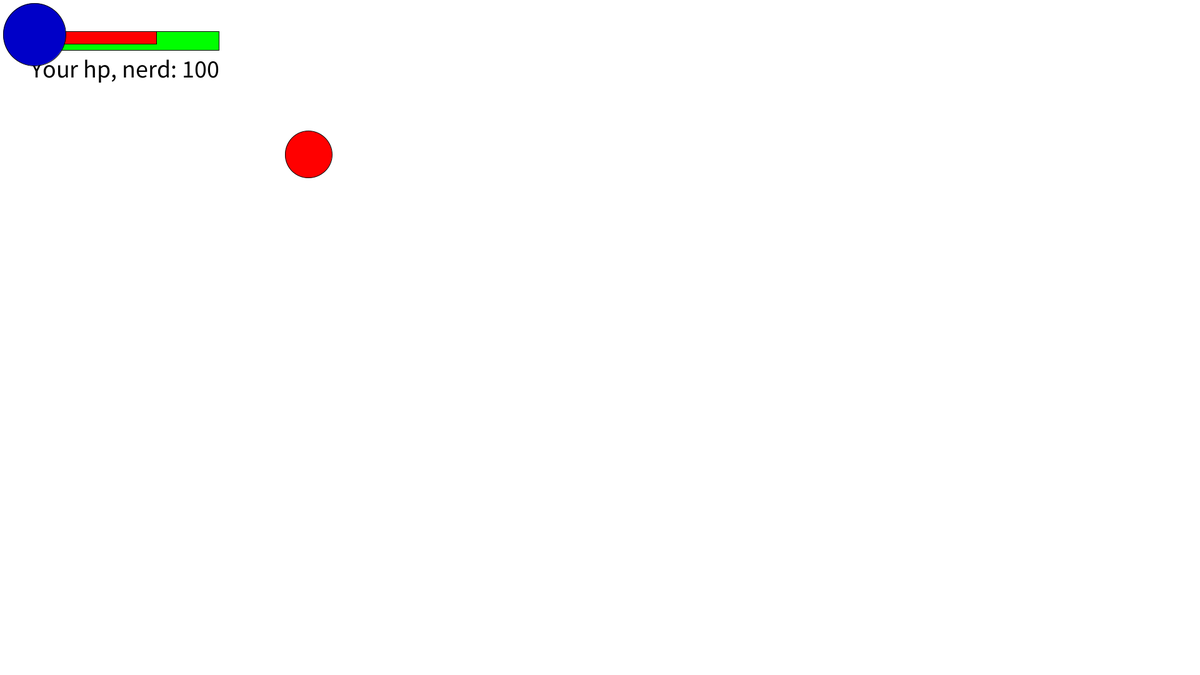
Frame 1 (no input)
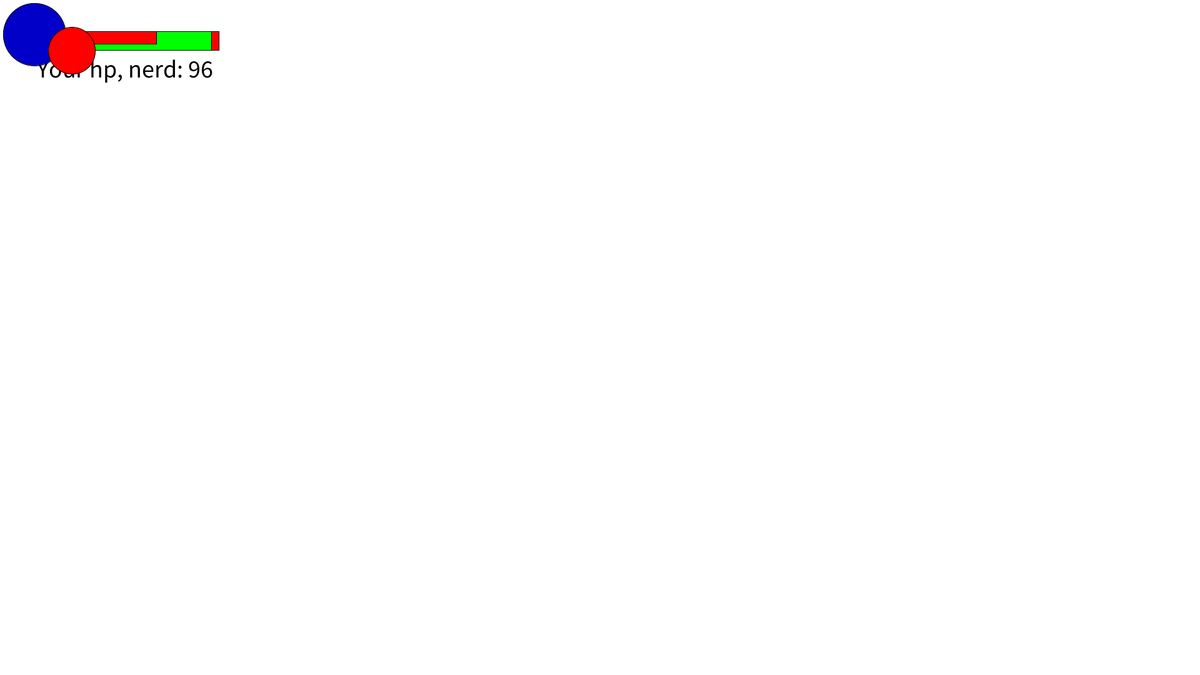
Frame 60 (the mouse pressed at the canvas centre just before this capture)
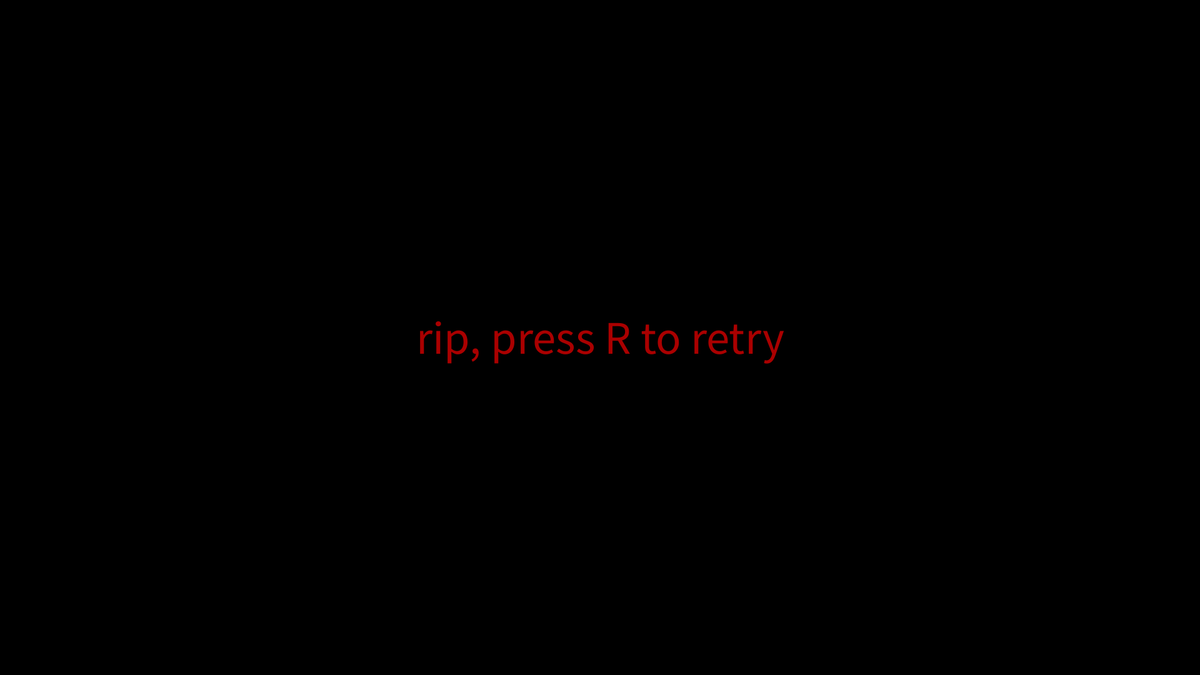
Frame 120 (the mouse held since frame 60 and released just before this capture)

The Processing sketch that drew these frames (run headless with seeded random() and noise(); from frame 60 on, the mouse is pressed at the canvas centre):

// Processing sketch: a
// ── a.pde
float playerX = 55;
float playerY = 55;
float playerR = 50;
float playerSpeed = 10;
int playerHP = 100;
float healthBarWidthPlayer;


float npcX = 500;
float npcY = 250;
float npcR = 37.5;
float npcSpeed = 7;
int npcHp = 100;
float healthBarWidthNpc;
float healthBarHeightNpc = 20; //work on this next, your game will bug out without it, use arrays


boolean wPressed = false;
boolean aPressed = false;
boolean sPressed = false;
boolean dPressed = false;
boolean rPressed = false;
boolean dead = false;

boolean collided = false;

void setup() {
  size(1920, 1080);
}

void draw() {
  background(255);
  if(!dead){

 healthBarWidthPlayer = (playerHP / 100.0) * 300; 
 
  if (wPressed) playerY -= playerSpeed;
  if (sPressed) playerY += playerSpeed;
  if (aPressed) playerX -= playerSpeed;
  if (dPressed) playerX += playerSpeed;
  playerX = constrain(playerX, 0, 1920);
  playerY = constrain(playerY, 0, 1080);

  
  float dx = playerX - npcX;
  float dy = playerY - npcY;

  float dsqr = dx*dx + dy*dy;
  float radius = playerR + npcR;
  float radiusSqr = radius * radius;

  float distance = sqrt(dx*dx + dy*dy);
  if (distance > 0) {
    float moveX = (dx / distance) * npcSpeed;
    float moveY = (dy / distance) * npcSpeed;    
    npcX += moveX;
    npcY += moveY;

    
    npcX = constrain(npcX, npcR, width - npcR);
    npcY = constrain(npcY, npcR, height - npcR);
  }
      fill(255, 0, 0);  
      rect(50, 50, 300, 30); 

      fill(0, 255, 0);  
      rect(50, 50, healthBarWidthPlayer, 30);

      fill(0);
      textSize(40);
      textAlign(CENTER, CENTER);
      text("Your hp, nerd:" + " " + playerHP, 200, 110);

       fill(255, 0, 0);  //starting on npchpbar, Values must change b4 test
       rect(50, 50, 200, 20);

       fill(0, 255, 0);  
       rect(50, 50, healthBarWidthNpc, 20);
      
  
  fill(0, 0, 200);
  ellipse(playerX, playerY, 100, 100);
  fill(255, 0, 0);
  ellipse(npcX, npcY, 75, 75);

  
  if (dsqr <= radiusSqr) {
    collided = true;
  } else{
      collided = false;
  }
    if (collided) {
    playerHP = playerHP - 2;
      }
      if(playerHP <= 0){
            dead = true;
      }
  } else{
      background(0);
      fill(170, 0, 0);
      textSize(75);
      textAlign(CENTER, CENTER);
      text("rip, press R to retry", 960, 540);
  }
  if(rPressed){
      npcX = 500;
      npcY = 250;
      playerX = 50;
      playerY = 50;
      playerHP = 100;
      dead = false;
  }
  }
  

void keyPressed() {
  if (key == 'w' || key == 'W') wPressed = true;
  if (key == 'a' || key == 'A') aPressed = true;
  if (key == 's' || key == 'S') sPressed = true;
  if (key == 'd' || key == 'D') dPressed = true;
  if (key == 'r' || key == 'R') rPressed = true;
}

void keyReleased() {
  if (key == 'w' || key == 'W') wPressed = false;
  if (key == 's' || key == 'S') sPressed = false;
  if (key == 'a' || key == 'A') aPressed = false;
  if (key == 'd' || key == 'D') dPressed = false;
  if (key == 'r' || key == 'R') rPressed = false;
}
